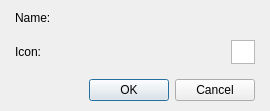
<?xml version="1.0" encoding="UTF-8"?>
<ui version="4.0">
 <class>DialogSystemCurrency</class>
 <widget class="QDialog" name="DialogSystemCurrency">
  <property name="geometry">
   <rect>
    <x>0</x>
    <y>0</y>
    <width>270</width>
    <height>111</height>
   </rect>
  </property>
  <property name="windowTitle">
   <string>Currency</string>
  </property>
  <layout class="QGridLayout" name="gridLayout_2">
   <property name="leftMargin">
    <number>15</number>
   </property>
   <property name="topMargin">
    <number>10</number>
   </property>
   <property name="rightMargin">
    <number>15</number>
   </property>
   <property name="bottomMargin">
    <number>10</number>
   </property>
   <item row="0" column="0">
    <layout class="QVBoxLayout" name="verticalLayout">
     <property name="spacing">
      <number>15</number>
     </property>
     <item>
      <layout class="QGridLayout" name="gridLayout">
       <item row="0" column="0">
        <widget class="QLabel" name="label">
         <property name="text">
          <string>Name:</string>
         </property>
        </widget>
       </item>
       <item row="0" column="1">
        <widget class="WidgetTextLang" name="widgetName" native="true">
         <property name="minimumSize">
          <size>
           <width>150</width>
           <height>0</height>
          </size>
         </property>
        </widget>
       </item>
       <item row="0" column="3" rowspan="2">
        <spacer name="horizontalSpacer">
         <property name="orientation">
          <enum>Qt::Horizontal</enum>
         </property>
         <property name="sizeHint" stdset="0">
          <size>
           <width>68</width>
           <height>45</height>
          </size>
         </property>
        </spacer>
       </item>
       <item row="1" column="0">
        <widget class="QLabel" name="label_2">
         <property name="text">
          <string>Icon:</string>
         </property>
        </widget>
       </item>
       <item row="1" column="1">
        <widget class="WidgetTextLang" name="widget_2" native="true">
         <property name="minimumSize">
          <size>
           <width>150</width>
           <height>0</height>
          </size>
         </property>
        </widget>
       </item>
       <item row="1" column="2">
        <widget class="QGraphicsView" name="graphicsViewIcon">
         <property name="minimumSize">
          <size>
           <width>24</width>
           <height>24</height>
          </size>
         </property>
         <property name="maximumSize">
          <size>
           <width>24</width>
           <height>24</height>
          </size>
         </property>
        </widget>
       </item>
      </layout>
     </item>
     <item>
      <widget class="QDialogButtonBox" name="buttonBox">
       <property name="orientation">
        <enum>Qt::Horizontal</enum>
       </property>
       <property name="standardButtons">
        <set>QDialogButtonBox::Cancel|QDialogButtonBox::Ok</set>
       </property>
      </widget>
     </item>
    </layout>
   </item>
  </layout>
 </widget>
 <customwidgets>
  <customwidget>
   <class>WidgetTextLang</class>
   <extends>QWidget</extends>
   <header>widgettextlang.h</header>
   <container>1</container>
  </customwidget>
 </customwidgets>
 <resources/>
 <connections>
  <connection>
   <sender>buttonBox</sender>
   <signal>accepted()</signal>
   <receiver>DialogSystemCurrency</receiver>
   <slot>accept()</slot>
   <hints>
    <hint type="sourcelabel">
     <x>248</x>
     <y>254</y>
    </hint>
    <hint type="destinationlabel">
     <x>157</x>
     <y>274</y>
    </hint>
   </hints>
  </connection>
  <connection>
   <sender>buttonBox</sender>
   <signal>rejected()</signal>
   <receiver>DialogSystemCurrency</receiver>
   <slot>reject()</slot>
   <hints>
    <hint type="sourcelabel">
     <x>316</x>
     <y>260</y>
    </hint>
    <hint type="destinationlabel">
     <x>286</x>
     <y>274</y>
    </hint>
   </hints>
  </connection>
 </connections>
</ui>
